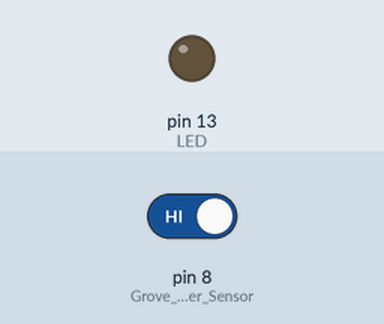
A sketch run on a simulated Arduino Uno, built with avr-gcc and run on an emulated ATmega328P. On the bench: output pins drawn as LEDs (lit = HIGH). The test bench sets the inputs (shaded band); at power-on: pin 8 (Grove_Water_Sensor) HIGH.

Above: at 1.2 s.
1.3 s: pin 8 (Grove_Water_Sensor) driven LOW
At 2.5 s:
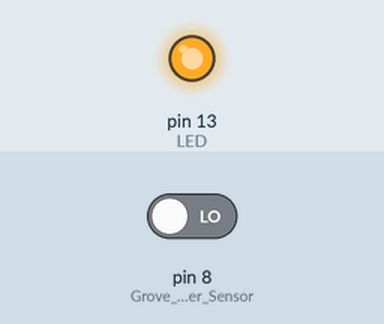
2.8 s: pin 8 (Grove_Water_Sensor) driven HIGH
At 3.6 s:
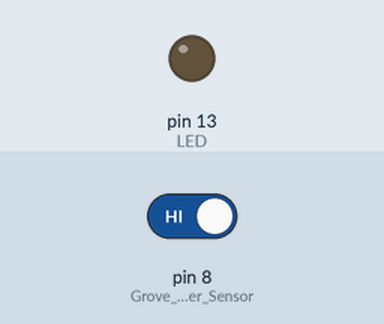
Timing chart, 0 to 5.8 s (numbered marks = the images above; inputs shaded):
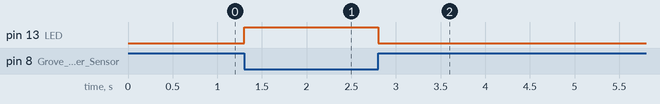

Measured:
- after the input at 1.3 s, pin 13 (LED): LOW → HIGH at once
- after the input at 2.8 s, pin 13 (LED): HIGH → LOW at once

The sketch:

Water_Sensor.ino
```cpp
#define Grove_Water_Sensor 8 // Attach Water sensor to Arduino Digital Pin 8
#define LED 13 // Attach an LED to Digital Pin 9 (or use onboard LED)

void setup() {
   pinMode(Grove_Water_Sensor, INPUT); // The Water Sensor is an Input
   pinMode(LED, OUTPUT); // The LED is an Output
}

void loop() {
   /* The water sensor will switch LOW when water is detected.
   Get the Arduino to illuminate the LED and activate the buzzer
   when water is detected, and switch both off when no water is present */
   if( digitalRead(Grove_Water_Sensor) == LOW) {
      digitalWrite(LED,HIGH);
   }else {
      digitalWrite(LED,LOW);
   }
}
```
